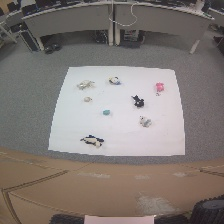
#> input picture sample_images/image_0000.jpg, 224 x 224 px, found by its file name
$ jupyter execute detection.ipynb
#> lines starting #> are read from the running program, lines starting #| are printed output that depends on the picture; after the words box and inside, x2 and y2 are one past the last pixel; in counts of white or black regions, pixels touching at a corner belong together
[cell 1]
from google.colab import drive
drive.mount('/content/drive')

[cell 2]
import cv2
import matplotlib.pyplot as plt
import numpy as np

file_path = '/content/drive/MyDrive/Colab Notebooks/AGV/image_0000.jpg'
img = cv2.imread(file_path)
#> img is the input picture: shape (224, 224, 3); mean B, G, R 117.8, 121.7, 129.7

# 1. 원본 이미지
img_rgb = cv2.cvtColor(img, cv2.COLOR_BGR2RGB)


# 2. crop 이미지
img_processed = img_rgb.copy()
thickness = 30
img_processed[:thickness, :, :] = 0
img_processed[-thickness:, :, :] = 0
img_processed[:, :thickness, :] = 0
img_processed[:, -thickness:, :] = 0
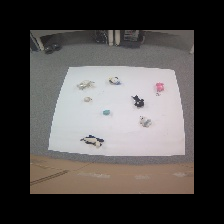
#> img_processed: shape (224, 224, 3); mean R, G, B 81, 77.6, 76.4

# 3. 그레이스케일 이미지(th값 설정)
gray_processed = cv2.cvtColor(img_processed, cv2.COLOR_RGB2GRAY)
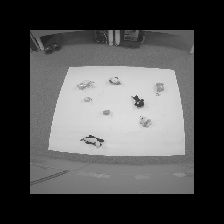
#> gray_processed: shape (224, 224); min 0, max 251, mean 78.5
threshold_img = np.where(gray_processed <= 170, 0, gray_processed)
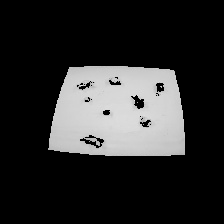
#> threshold_img: shape (224, 224); min 0, max 251, mean 43.2

# 4. 출력
fig, axes = plt.subplots(1, 3, figsize=(18, 6))
axes[0].imshow(img_rgb)
axes[0].set_title('Original Image')
axes[0].axis('off')

axes[1].imshow(img_processed)
axes[1].set_title('Border Processed')
axes[1].axis('off')

axes[2].imshow(threshold_img, cmap='gray')  # 그레이스케일 출력을 위해 cmap='gray' 추가
axes[2].set_title('Threshold Image (Gray)')
axes[2].axis('off')

# 레이아웃 정렬 및 출력
plt.tight_layout()
plt.show()
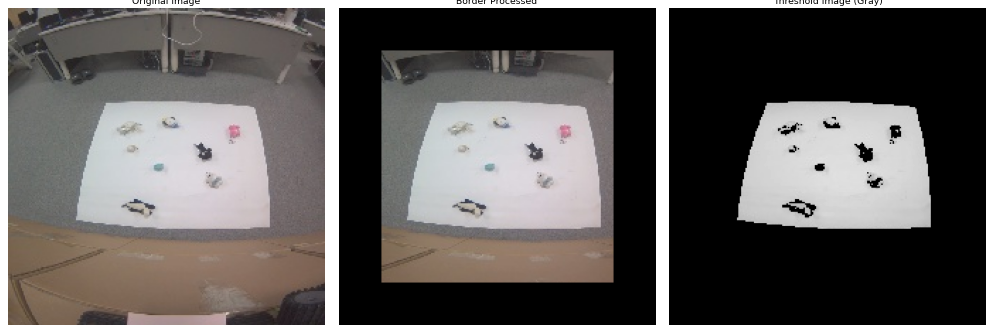
#> figure drawn by matplotlib, 3 panels

[cell 3]
import cv2
import numpy as np
import matplotlib.pyplot as plt

# --- [함수 정의] 판 위에 그리드(격자)를 그리는 함수 ---
def draw_grid_on_plate(img, contour, grid_size=8):
    approx = cv2.approxPolyDP(contour, 0.02 * cv2.arcLength(contour, True), True)
    if len(approx) != 4:
        print("꼭짓점이 4개가 아닙니다.")
        return img.copy(), None # 에러 방지용 빈 값 반환

    pts = approx.reshape(4, 2).astype("float32")
    s = pts.sum(axis=1)
    rect = np.zeros((4, 2), dtype="float32")
    rect[0] = pts[np.argmin(s)]
    rect[2] = pts[np.argmax(s)]
    diff = np.diff(pts, axis=1)
    rect[1] = pts[np.argmin(diff)]
    rect[3] = pts[np.argmax(diff)]

    (tl, tr, br, bl) = rect
    result_img = img.copy()

    # 그리드 그리기 (가로선 및 세로선 보간)
    for i in range(grid_size + 1):
        ratio = i / grid_size

        # 가로선 시작점/끝점 (왼쪽 변과 오른쪽 변 사이)
        start_h = tl + (bl - tl) * ratio
        end_h = tr + (br - tr) * ratio
        cv2.line(result_img, tuple(start_h.astype(int)), tuple(end_h.astype(int)), (0, 255, 0), 1)

        # 세로선 시작점/끝점 (윗변과 아랫변 사이)
        start_v = tl + (tr - tl) * ratio
        end_v = bl + (br - bl) * ratio
        cv2.line(result_img, tuple(start_v.astype(int)), tuple(end_v.astype(int)), (0, 255, 0), 1)

    # 이미지와 꼭짓점 좌표(rect)를 함께 반환
    return result_img, rect


# --- [메인 처리 프로세스] ---

# 1. 윤곽선(Contours) 찾기
contours, _ = cv2.findContours(threshold_img.astype(np.uint8), cv2.RETR_EXTERNAL, cv2.CHAIN_APPROX_SIMPLE)
#> contours = 1 contour; box (x1, y1, x2, y2) and area: (48, 66, 185, 156) 10775

if contours:
    # 가장 면적이 큰 윤곽선 선택
    largest_contour = max(contours, key=cv2.contourArea)
#> largest_contour = contour of 91 points, box (x1, y1, x2, y2) (48, 66, 185, 156), area 10775

    # [이미지 1] 이진화(Threshold) 영상 위에 윤곽선 그리기
    result_thresh_contour = cv2.cvtColor(threshold_img, cv2.COLOR_GRAY2RGB)
    cv2.drawContours(result_thresh_contour, [largest_contour], -1, (0, 255, 0), 2)
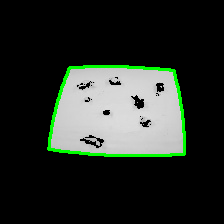
#> result_thresh_contour: shape (224, 224, 3); mean B, G, R 39.9, 46.5, 39.9

    # [이미지 2] 원본 컬러(RGB) 영상 위에 윤곽선 그리기
    img_contour = img_rgb.copy()
    cv2.drawContours(img_contour, [largest_contour], -1, (0, 255, 0), 2)
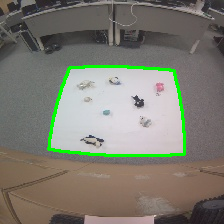
#> img_contour: shape (224, 224, 3); mean R, G, B 125.2, 124, 113.3

    # [이미지 3] 원본 컬러 영상 위에 그리드(격자) 그리기
    # [수정 포인트] 함수가 주는 2개의 반환값(이미지, rect)을 둘 다 받도록 수정했습니다.
    grid_img, rect = draw_grid_on_plate(img_contour, largest_contour, grid_size=8)
#> in draw_grid_on_plate, `approx = cv2.approxPolyDP(contour, 0.02 * cv2.arcLength(contour, True)..`: approx = [[69, 67], [48, 149], [184, 154], [173, 70]]
#> in draw_grid_on_plate, `s = pts.sum(axis=1)`: s = [136, 197, 338, 243]
#> in draw_grid_on_plate, `diff = np.diff(pts, axis=1)`: diff = [-2, 101, -30, -103]
#> after the loop in draw_grid_on_plate, `for i in range(grid_size + 1):`:
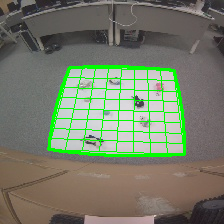
#> result_img: shape (224, 224, 3); 3.24% of pixels changed, all inside (x1, y1, x2, y2) = (51, 68, 183, 154)
#> rect = [[69, 67], [173, 70], [184, 154], [48, 149]]

    # 시각화 (1행 3열 구조)
    fig, axes = plt.subplots(1, 3, figsize=(18, 6))

    # 첫 번째 칸: 이진화 맵 + 윤곽선
    axes[0].imshow(result_thresh_contour)
    axes[0].set_title('Threshold + Contour')
    axes[0].axis('off')

    # 두 번째 칸: 원본 이미지 + 윤곽선
    axes[1].imshow(img_contour)
    axes[1].set_title('Original + Contour')
    axes[1].axis('off')

    # 세 번째 칸: 원본 이미지 + 윤곽선 + 격자(Grid)
    axes[2].imshow(grid_img)
    axes[2].set_title('Grid on Plate')
    axes[2].axis('off')

    plt.tight_layout()
    plt.show()

else:
    print("윤곽선을 찾지 못했습니다. 이전 단계의 임계값(Threshold) 설정을 확인해주세요.")
